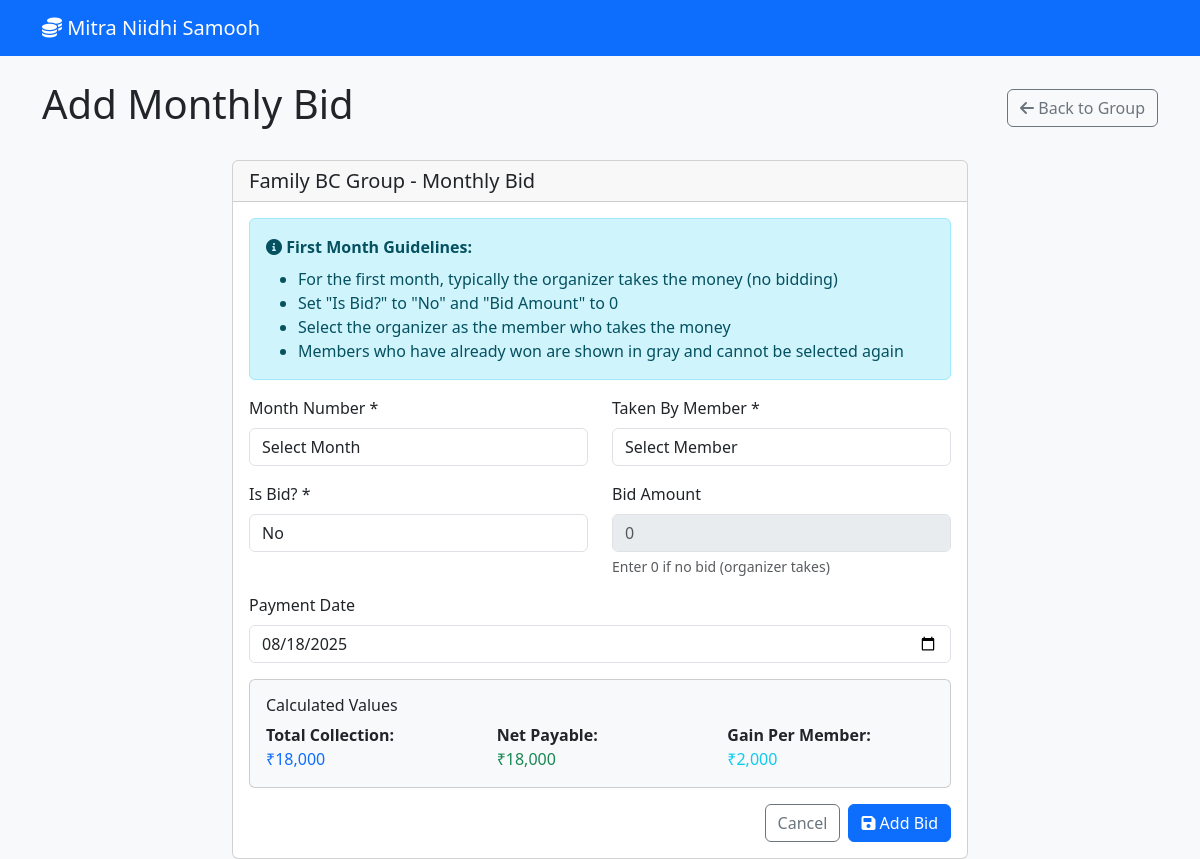
The app's page /add_bid.php?group_id=1 (signed in) with its own data.
### tables this page shows
CREATE TABLE bc_groups (
    id INT AUTO_INCREMENT PRIMARY KEY,
    group_name VARCHAR(100) NOT NULL,
    total_members INT NOT NULL,
    monthly_contribution DECIMAL(10,2) NOT NULL,
    total_monthly_collection DECIMAL(10,2) NOT NULL,
    start_date DATE NOT NULL,
    status ENUM('active', 'completed') DEFAULT 'active',
    created_at TIMESTAMP DEFAULT CURRENT_TIMESTAMP
);

### config.php (called while the page is built, shortened)
<?php
function getDB() {
    static $pdo = null;
    if ($pdo === null) {
        try {
            $dsn = "mysql:host=" . DB_HOST . ";dbname=" . DB_NAME . ";charset=utf8mb4";
            $pdo = new PDO($dsn, DB_USER, DB_PASS, [
                PDO::ATTR_ERRMODE => PDO::ERRMODE_EXCEPTION,
                PDO::ATTR_DEFAULT_FETCH_MODE => PDO::FETCH_ASSOC
            ]);
        } catch (PDOException $e) {
            die("Database connection failed: " . $e->getMessage());
        }
    }
    return $pdo;
}
function formatCurrency($amount) {
    return '₹' . number_format($amount, 0);
}
function getGroupById($id) {
    $pdo = getDB();
    $stmt = $pdo->prepare("SELECT * FROM bc_groups WHERE id = ?");
    $stmt->execute([$id]);
    return $stmt->fetch();
}
?>

### add_bid.php (the view, shortened to what this page needs)
<?php
require_once 'config.php';
$groupId = (int)($_GET['group_id'] ?? 0);
$group = getGroupById($groupId);
?>
<!DOCTYPE html>
<html lang="en">
<head>
    <link href="https://cdn.jsdelivr.net/npm/bootstrap@5.3.0/dist/css/bootstrap.min.css" rel="stylesheet">
    <link href="https://cdnjs.cloudflare.com/ajax/libs/font-awesome/6.0.0/css/all.min.css" rel="stylesheet">
</head>
<body class="bg-light">
    <nav class="navbar navbar-expand-lg navbar-dark bg-primary">
        <div class="container">
            <a class="navbar-brand" href="index.php">
                <i class="fas fa-coins"></i> <?= APP_NAME ?>
            </a>
        </div>
    </nav>
    <div class="container mt-4">
        <div class="d-flex justify-content-between align-items-center mb-4">
            <h1>Add Monthly Bid</h1>
            <a href="view_group.php?id=<?= $groupId ?>" class="btn btn-outline-secondary">
                <i class="fas fa-arrow-left"></i> Back to Group
            </a>
        </div>
        <div class="row justify-content-center">
            <div class="col-md-8">
                <div class="card">
                    <div class="card-header">
                        <h5 class="mb-0"><?= htmlspecialchars($group['group_name']) ?> - Monthly Bid</h5>
                    </div>
                    <div class="card-body">
                        <div class="alert alert-info">
                            <i class="fas fa-info-circle"></i> <strong>First Month Guidelines:</strong>
                            <ul class="mb-0 mt-2">
                                <li>For the first month, typically the organizer takes the money (no bidding)</li>
                                <li>Set "Is Bid?" to "No" and "Bid Amount" to 0</li>
                                <li>Select the organizer as the member who takes the money</li>
                                <li>Members who have already won are shown in gray and cannot be selected again</li>
                            </ul>
                        </div>
                        <form method="POST" id="bidForm">
                            <div class="row">
                                <div class="col-md-6">
                                    <div class="mb-3">
                                        <label for="month_number" class="form-label">Month Number *</label>
                                        <select class="form-control" id="month_number" name="month_number" required>
                                            <option value="">Select Month</option>
                                        </select>
                                    </div>
                                </div>
                                <div class="col-md-6">
                                    <div class="mb-3">
                                        <label for="taken_by_member_id" class="form-label">Taken By Member *</label>
                                        <select class="form-control" id="taken_by_member_id" name="taken_by_member_id" required>
                                            <option value="">Select Member</option>
                                        </select>
                                    </div>
                                </div>
                            </div>
                            <div class="row">
                                <div class="col-md-6">
                                    <div class="mb-3">
                                        <label for="is_bid" class="form-label">Is Bid? *</label>
                                        <select class="form-control" id="is_bid" name="is_bid" required>
                                            <option value="No" <?= ($_POST['is_bid'] ?? 'No') === 'No' ? 'selected' : '' ?>>No</option>
                                        </select>
                                    </div>
                                </div>
                                <div class="col-md-6">
                                    <div class="mb-3">
                                        <label for="bid_amount" class="form-label">Bid Amount</label>
                                        <input type="number" class="form-control" id="bid_amount" name="bid_amount"
                                               value="<?= htmlspecialchars($_POST['bid_amount'] ?? '') ?>"
                                               min="0" step="50" placeholder="0">
                                        <div class="form-text">Enter 0 if no bid (organizer takes)</div>
                                    </div>
                                </div>
                            </div>
                            <div class="mb-3">
                                <label for="payment_date" class="form-label">Payment Date</label>
                                <input type="date" class="form-control" id="payment_date" name="payment_date"
                                       value="<?= htmlspecialchars($_POST['payment_date'] ?? date('Y-m-d')) ?>">
                            </div>
                            <div class="card bg-light mb-3">
                                <div class="card-body">
                                    <h6>Calculated Values</h6>
                                    <div class="row">
                                        <div class="col-md-4">
                                            <strong>Total Collection:</strong>
                                            <div class="text-primary"><?= formatCurrency($group['total_monthly_collection']) ?></div>
                                        </div>
                                        <div class="col-md-4">
                                            <strong>Net Payable:</strong>
                                            <div class="text-success" id="netPayable"><?= formatCurrency($group['total_monthly_collection']) ?></div>
                                        </div>
                                        <div class="col-md-4">
                                            <strong>Gain Per Member:</strong>
                                            <div class="text-info" id="gainPerMember"><?= formatCurrency($group['monthly_contribution']) ?></div>
                                        </div>
                                    </div>
                                </div>
                            </div>
                            <div class="d-grid gap-2 d-md-flex justify-content-md-end">
                                <a href="view_group.php?id=<?= $groupId ?>" class="btn btn-outline-secondary">Cancel</a>
                                <button type="submit" class="btn btn-primary">
                                    <i class="fas fa-save"></i> Add Bid
                                </button>
                            </div>
                        </form>
                    </div>
                </div>
            </div>
        </div>
    </div>
</body>
</html>

### records on screen
bc_groups: group_name "Family BC Group", total_monthly_collection "₹18,000", monthly_contribution "₹2,000"

### other values on screen
APP_NAME "Mitra Niidhi Samooh"
